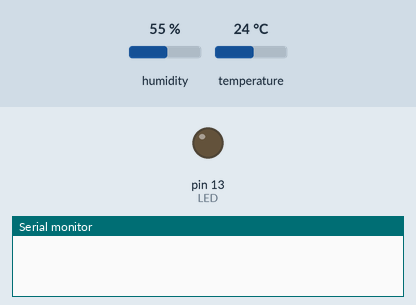
Bench run of a sketch on a simulated Arduino Uno, built with avr-gcc and run on an emulated ATmega328P. Shown: output pins drawn as LEDs (lit = HIGH), the last lines printed to the serial monitor. The inputs (shaded band) are chosen by the test bench; at power-on: humidity 55 %, temperature 24 °C.

Above: at 0.1 s.
At 1.1 s:
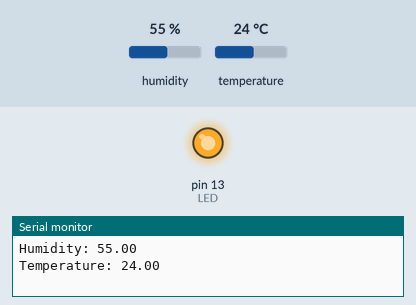
Timing chart, 0 to 2.6 s (numbered marks = the images above):
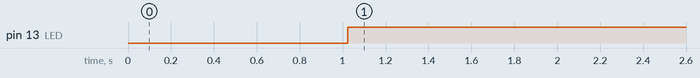

The sketch:

Basisprogramm_DHT11_Arduino.ino
```cpp
#include "DHT.h"     // OneWire Bibliothek - Adafruit
#define DHTPIN 2     // OneWire Pin
#define LED 13       // LED


#define DHTTYPE DHT11
DHT dht(DHTPIN, DHTTYPE, 6);

void setup() {
  Serial.begin(9600);
  dht.begin();
  pinMode(LED, OUTPUT);
}

void loop() {
  // Wait a second between measurements.
  delay(1000);

  // Reading temperature or humidity takes about 250 milliseconds!
  // Sensor readings may also be up to 2 seconds 'old' (its a very slow sensor)
  float h = dht.readHumidity();
  // Read temperature as Celsius
  float t = dht.readTemperature();
  // Read temperature as Fahrenheit
  float f = dht.readTemperature(true);


  // Check if any reads failed and exit early (to try again).
  if (isnan(h) || isnan(t) || isnan(f)) {
    Serial.println("Failed to read from DHT sensor!");
    return;
  }
  Serial.print("Humidity: ");
  Serial.print(h);
  Serial.print("\n");
  Serial.print("Temperature: ");
  Serial.print(t);
  Serial.print("\n");
  if (t>22){
    digitalWrite(LED, HIGH);
  }
  else {
    digitalWrite(LED, LOW);
  }
}
```

Measured:
- by itself, pin 13 (LED): LOW → HIGH at 1.0 s
